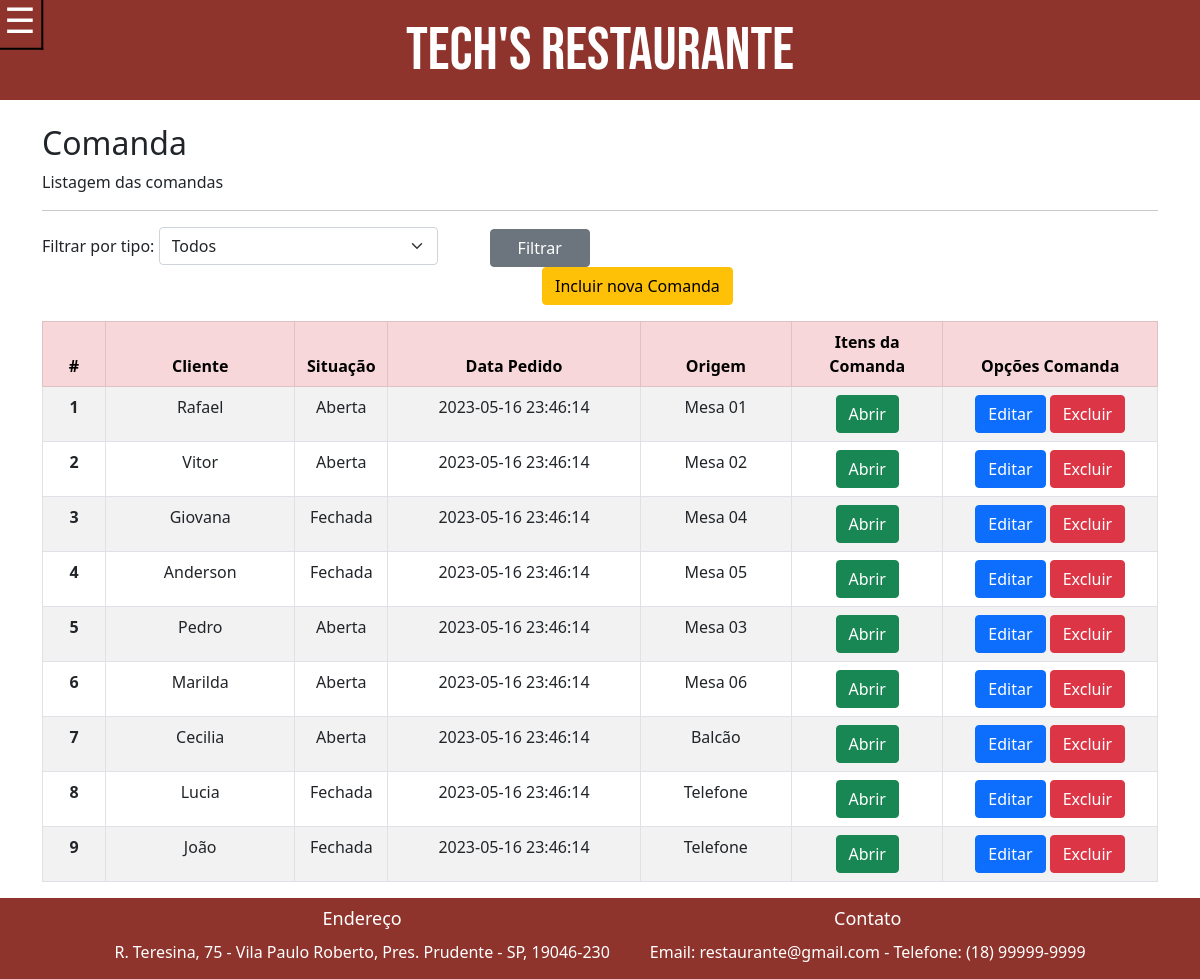
/comanda.php, run on an earlier commit of the app's database.
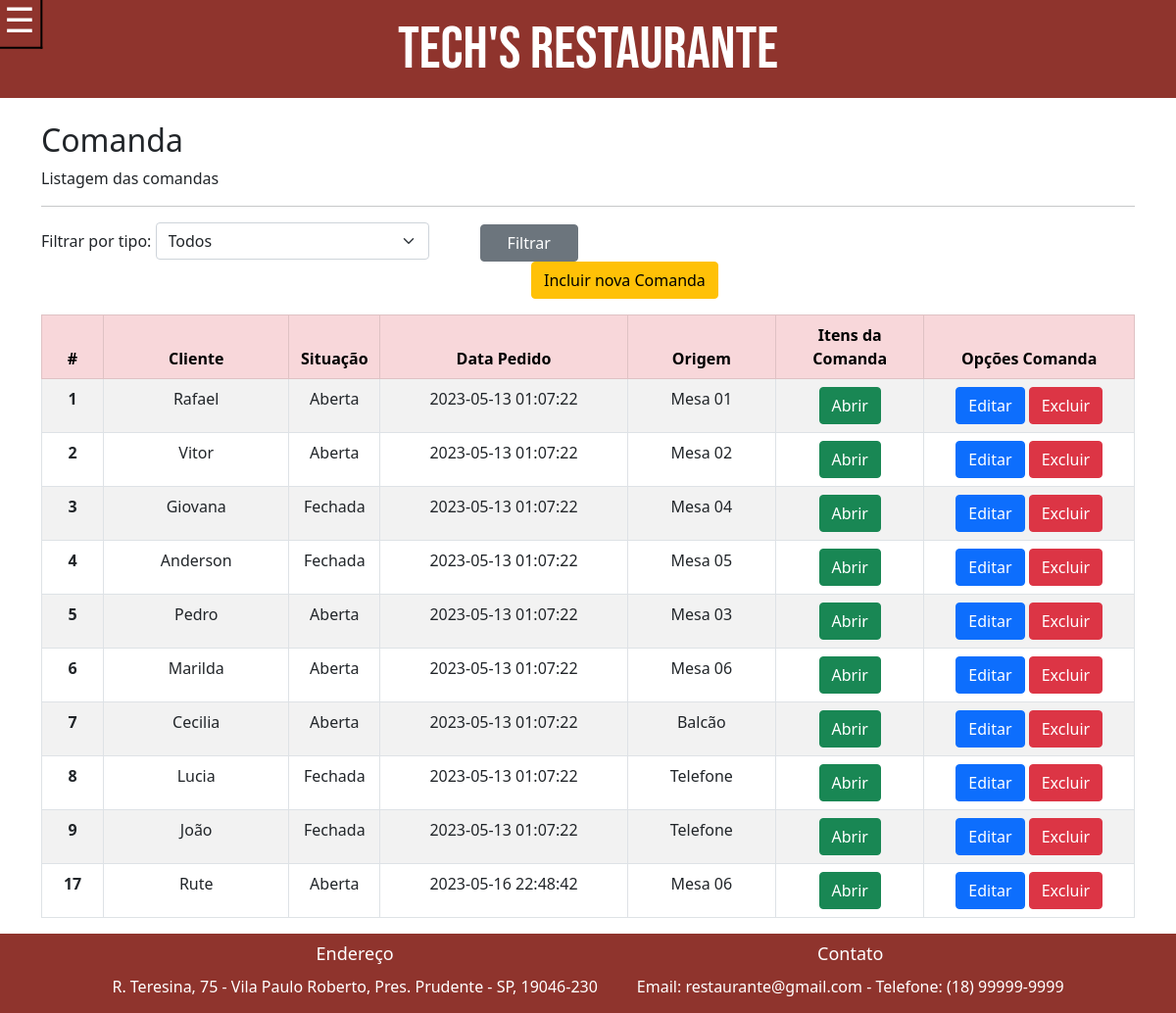
And on a later commit of the database.
### tables this page shows
CREATE TABLE `comanda` (
  `idComanda` int(11) NOT NULL,
  `nomeClienteComanda` varchar(50) DEFAULT NULL,
  `idOrigem` int(11) NOT NULL,
  `idSituacao` int(11) NOT NULL,
  `dataComanda` datetime NOT NULL DEFAULT current_timestamp()
);

CREATE TABLE `situacao_comanda` (
  `idSituacao` int(11) NOT NULL,
  `descricao` varchar(40) DEFAULT NULL
);

CREATE TABLE `origem_comanda` (
  `idOrigem` int(11) NOT NULL,
  `descricaoOrigem` varchar(50) DEFAULT NULL
);

### comanda.php (the view, shortened to what this page needs)
<?php
require("header.php");
require_once('connection.php');
if (isset($_POST['filtro'])) {
  $filtro = $_POST['filtro'];
  if ($filtro != "0") {
  $mysql_query = "SELECT c.*, sitComanda.descricao situacao, origem.descricaoOrigem origem
  FROM comanda c, situacao_comanda sitComanda, origem_comanda origem
  WHERE c.idSituacao = {$filtro}
  and sitComanda.idSituacao = {$filtro}
  and c.idOrigem = origem.idOrigem
  ORDER BY idComanda";
  }
  else {
    $mysql_query = "SELECT c.*, sitComanda.descricao situacao, origem.descricaoOrigem origem
    FROM comanda c, situacao_comanda sitComanda, origem_comanda origem
    WHERE c.idSituacao = sitComanda.idSituacao and c.idOrigem = origem.idOrigem
    ORDER BY idComanda";
  }
} else {
    $mysql_query = "SELECT c.*, sitComanda.descricao situacao, origem.descricaoOrigem origem
    FROM comanda c, situacao_comanda sitComanda, origem_comanda origem
    WHERE c.idSituacao = sitComanda.idSituacao and c.idOrigem = origem.idOrigem
    ORDER BY idComanda";
    }
$result = $conn->query($mysql_query);
?>
<head>
</head>
<div class="container">
  <br>
  <h2>Comanda</h2>
  <p>Listagem das comandas</p>
  <hr>
  <form method="post" class="mb-3">
    <div class="form-group">
      <label for="filtro">Filtrar por tipo:</label>
      <select name="filtro" id="filtro" class="form-select w-25 d-inline-block">
        <option value="0">Todos</option>
      </select>
      <input type="submit" class="btn btn-secondary ms-5 d-inline-block" style="width: 100px;" value="Filtrar">
      <a href="insert-comanda.php" class="btn btn-warning d-inline-block" style="margin-left: 500px;">Incluir nova Comanda</a>
    </div>
  </form>
  <table class="table table-striped table-bordered table-hover">
    <thead>
      <tr class="table-danger" style="text-align:center">
        <th scope="col" style="width: 5%;">#</th>
        <th scope="col" style="width: 15%">Cliente</th>
        <th scope="col" style="width: 5%;">Situação</th>
        <th scope="col" style="width: 20%;">Data Pedido</th>
        <th scope="col" style="width: 12%;">Origem</th>
        <th scope="col" style="width: 12%;">Itens da Comanda</th>
        <th scope="col" style="width: 17%;">Opções Comanda</th>
      </tr>
    </thead>
    <tbody>
      <?php while($data = mysqli_fetch_array($result)) { ?>
      <tr>
        <th scope="row" style="text-align:center"><?php echo $data['idComanda']; ?></th>
        <td style="text-align:center"><?php echo $data['nomeClienteComanda']; ?></td>
        <td style="text-align:center"><?php echo $data['situacao']; ?></td>
        <td style="text-align:center"><?php echo $data['dataComanda'];  ?></td>
        <td style="text-align:center"><?php echo $data['origem'];  ?></td>
        <td style="text-align:center">
            <a href="insert-item_comanda.php?idComanda=<?php echo $data['idComanda']; ?> "type="button" class="btn btn-success d-inline-block">Abrir</a>
        </td>
        <td style="text-align:center">
          <a href="update-comanda.php?idComanda=<?php echo $data['idComanda']; ?> "type="button" class="btn btn-primary">Editar</a>
          <a href="delete-comanda.php?idComanda=<?php echo $data['idComanda']; ?>" button type="button" class="btn btn-danger">Excluir</a>
        </td>
      </tr>
      <?php } ?>
    </tbody>
  </table>
</div>
<?php require("footer.php"); ?>

### header.php (shortened to what this page needs)
<!DOCTYPE html>
<html lang="pt-br">
<head>
    <link rel="stylesheet" href="style.css">
    <link href="https://cdn.jsdelivr.net/npm/bootstrap@5.0.0/dist/css/bootstrap.min.css" rel="stylesheet">
</head>
<body>
    <header style="background-color: #8F342D;">
        <h1>Tech's Restaurante</h1>
        <button class="toggle-menu">&#9776;</button>
    </header>
    <main>

### footer.php
</main>
<footer>
        <div class="footer-content">
          <div class="footer-item">
            <h4>Endereço</h4>
            <p>R. Teresina, 75 - Vila Paulo Roberto, Pres. Prudente - SP, 19046-230</p>
          </div>
          <div class="footer-item">
            <h4>Contato</h4>
            <p>Email: restaurante@gmail.com - Telefone: (18) 99999-9999</p>
          </div>
        </div>
</footer>
</body>
</html>

### style.css (style rules this page uses)
header { background-color: #8F342D; color: white; padding: 5px; }
header>h1 { text-align: center; font-size: 5vw; font-family: 'Bebas Neue', sans-serif; padding-top: 10px; }
header > button { color: #ffffff; background-color: #8F342D; position: absolute; top: 2%; left: 1%; transform: translate(-50%, -50%); }
.toggle-menu { position: absolute; top: 20px; left: 20px; z-index: 9999; }
button.toggle-menu { font-size: 35px; }
footer { background-color: #8F342D; padding: 10px; color: #333; text-align: center; }
.footer-content { display: flex; justify-content: center; align-items: flex-start; }
.footer-item { margin: 0 20px; color: #ffffff; }
.footer-item h4 { font-size: 18px; margin-bottom: 10px; }
.footer-item p { margin-bottom: 5px; }

What changed in the data, as far as the page shows it:
changed comanda "Rafael": dataComanda "2023-05-16 23:46:14" → "2023-05-13 01:07:22"
changed comanda "Vitor": dataComanda "2023-05-16 23:46:14" → "2023-05-13 01:07:22"
changed comanda "Giovana": dataComanda "2023-05-16 23:46:14" → "2023-05-13 01:07:22"
changed comanda "Anderson": dataComanda "2023-05-16 23:46:14" → "2023-05-13 01:07:22"
changed comanda "Pedro": dataComanda "2023-05-16 23:46:14" → "2023-05-13 01:07:22"
changed comanda "Marilda": dataComanda "2023-05-16 23:46:14" → "2023-05-13 01:07:22"
changed comanda "Cecilia": dataComanda "2023-05-16 23:46:14" → "2023-05-13 01:07:22"
changed comanda "Lucia": dataComanda "2023-05-16 23:46:14" → "2023-05-13 01:07:22"
changed comanda "João": dataComanda "2023-05-16 23:46:14" → "2023-05-13 01:07:22"
added comanda: idComanda "17", nomeClienteComanda "Rute", idSituacao.descricao "Aberta", dataComanda "2023-05-16 22:48:42", idOrigem.descricaoOrigem "Mesa 06"
